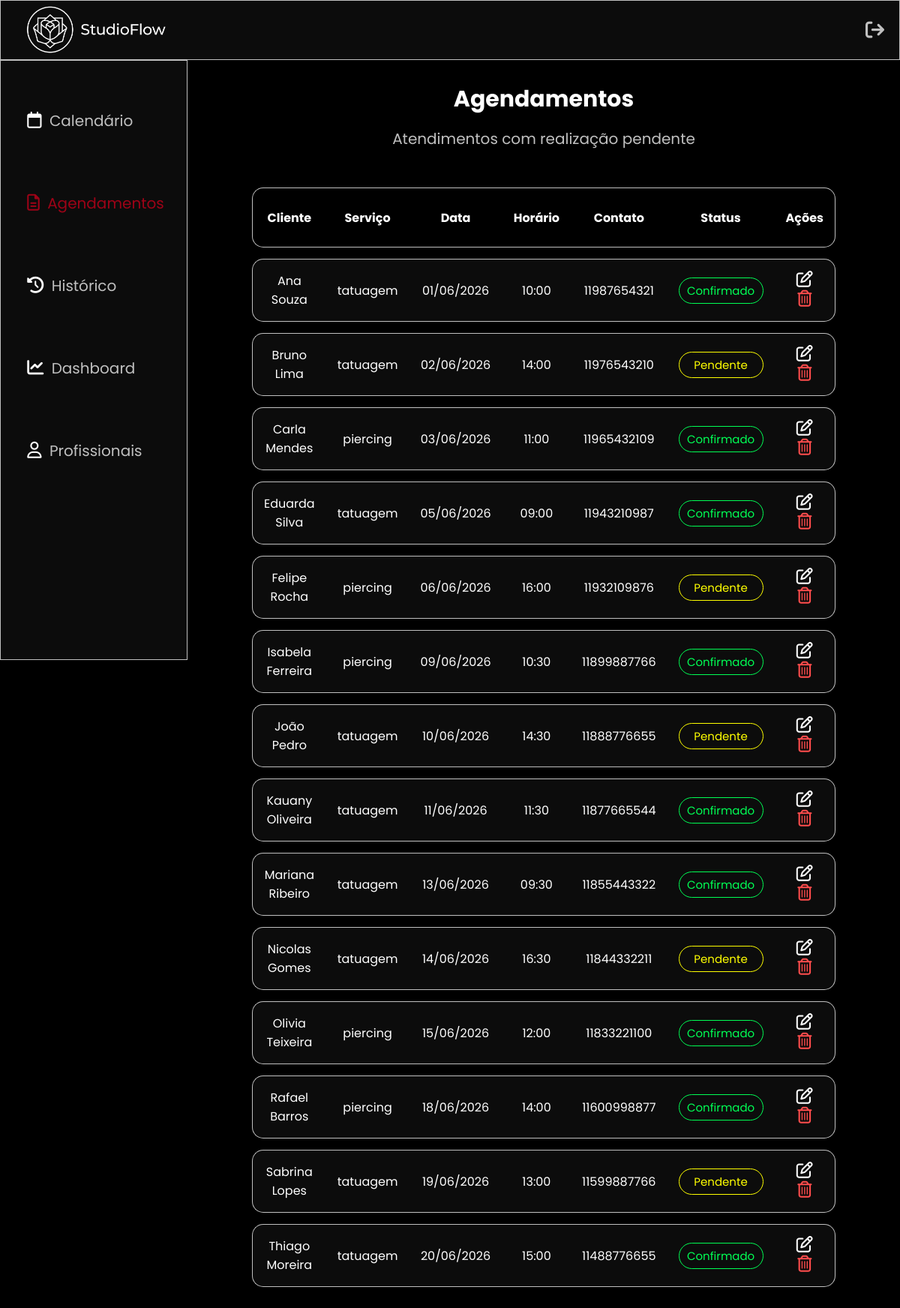
Screenshot of /frontend/admin/agendamentos.php with the database file from the repository.
### tables this page shows
CREATE TABLE agendamento (
    id_agendamento INT AUTO_INCREMENT PRIMARY KEY,
    id_cliente INT NOT NULL,
    id_profissional INT NOT NULL,
    id_servicos INT NOT NULL,
    data_agen DATE NOT NULL,
    horario TIME NOT NULL,
    status_agendamento ENUM('pendente', 'confirmado', 'cancelado', 'finalizado') 
        DEFAULT 'pendente',

    FOREIGN KEY (id_cliente) REFERENCES cliente(id_cliente),
    FOREIGN KEY (id_profissional) REFERENCES profissional(id_profissional),
    FOREIGN KEY (id_servicos) REFERENCES servicos(id_servicos)
);

CREATE TABLE cliente (
    id_cliente INT AUTO_INCREMENT PRIMARY KEY,
    nome VARCHAR(100) NOT NULL,
    contato_cliente VARCHAR(20) NOT NULL,
    data_nasc DATE NOT NULL
);

CREATE TABLE servicos (
    id_servicos INT AUTO_INCREMENT PRIMARY KEY,
    tipo_servico ENUM('tatuagem', 'piercing') NOT NULL,
    estilo ENUM('fineline','realista','old_school','flash_tattoo','anime','lettering','blackout','cobertura'),
    regiao VARCHAR(20) NOT NULL,
    quantidade INT
);

### frontend/admin/agendamentos.php (the view, shortened to what this page needs)
<?php require_once '../../backend/conexao.php';
$sql = "SELECT
  agendamento.id_agendamento,
  cliente.nome,
  cliente.contato_cliente,
  servicos.tipo_servico,
  agendamento.data_agen,
  agendamento.horario,
  agendamento.status_agendamento
  FROM agendamento INNER JOIN cliente ON agendamento.id_cliente = cliente.id_cliente
  INNER JOIN servicos ON agendamento.id_servicos = servicos.id_servicos WHERE agendamento.status_agendamento IN ('pendente','confirmado')";
$stmt = $pdo->prepare($sql);
$stmt->execute();
?>
<!DOCTYPE html>
<html lang="pt-BR">
<head>
    <link rel="stylesheet" href="../../assets/css/admin.css">
    <link rel="stylesheet" href="https://cdnjs.cloudflare.com/ajax/libs/font-awesome/6.5.0/css/all.min.css">
</head>
<body>
    <header>
        <nav class="topbar">
            <a href="../index.php"><img src="../../assets/img/logo/logo-white.png" alt="StudioFlow" class="logo"></a>
            <a href="../login.php" class="logout"><i class="fa-solid fa-arrow-right-from-bracket"></i></a>
        </nav>
    </header>
    <aside>
        <nav class="sidebar">
            <div class="nav-links">
                <a href="calendario.php"><i class="fa-regular fa-calendar icon"></i> Calendário</a>
                <a href="agendamentos.php" style="color: var(--red);"><i class="fa-regular fa-file-lines icon" style="color: var(--red);"></i> Agendamentos</a>
                <a href="historico.php"><i class="fa-solid fa-clock-rotate-left icon" ></i> Histórico</a>
                <a href="dashboard.php"><i class="fa-solid fa-chart-line icon"></i> Dashboard</a>
                <a href="profissionais.php"><i class="fa-regular fa-user icon"></i> Profissionais</a>
            </div>
        </nav>
    </aside>
    <main>
        <h2>Agendamentos</h2>
        <p>Atendimentos com realização pendente</p>
        <table><br>
        <thead>
          <tr>
            <th>Cliente</th>
            <th>Serviço</th>
            <th>Data</th>
            <th>Horário</th>
            <th>Contato</th>
            <th>Status</th>
            <th>Ações</th>
          </tr>
        </thead>
        <tbody>
          <?php while($row = $stmt->fetch()) { ?>
            <tr>
              <td><?php echo htmlspecialchars($row['nome']); ?></td>
              <td><?php echo htmlspecialchars($row['tipo_servico']); ?></td>
              <td><?php echo date('d/m/Y', strtotime($row['data_agen'])); ?></td>
              <td><?php echo date('H:i', strtotime($row['horario'])); ?></td>
              <td><?php echo htmlspecialchars($row['contato_cliente']); ?></td>
              <td>
              <select name="status" class="status <?php echo $row['status_agendamento']; ?>" data-id="<?php echo $row['id_agendamento']; ?>">
              <option value="pendente" <?php if($row['status_agendamento'] == 'pendente') echo 'selected'; ?> class="pendente">Pendente</option>
              <option value="confirmado" <?php if($row['status_agendamento'] == 'confirmado') echo 'selected'; ?> class="confirmado">Confirmado</option>
            </select>
            </td>
            <td>
            <a href="editar-agendamento.php?id=<?php echo $row['id_agendamento']; ?>"><i class="fa-regular fa-pen-to-square icon"></i></a>
            <a href="../../backend/atualizar-status.php?excluir=<?php echo $row['id_agendamento']; ?>" onclick="return confirm('Deseja realmente excluir este agendamento?')">
            <i class="fa-regular fa-trash-can icon" style="color: var(--cancel);"></i></a>
            </td>
            </tr>
            <?php } ?>
          </tbody>
        </table>
      </main>
</body>
</html>

### assets/css/admin.css (style rules this page uses)
body { background-color: var(--bg) ; color: var(--white); }
.topbar { background-color: var(--dark); width: 100%; height: 80px; top: 0; position: fixed; padding: 0 20px ; display: flex; justify-content: space-between; align-items: center; border: 1px solid var(--light); z-index: 9999; }
.topbar a { display: flex; align-items: center; text-decoration: none; }
.logo { height: 80px; width: auto; }
.logout { color: var(--light); font-size: 25px; }
.sidebar { background-color: var(--dark); border: 1px solid var(--light); width: 250px; height: 100vh; position: fixed; top: 80px; left: 0; padding-top: 50px; justify-items: center; }
.nav-links a { display: block; color: var(--light); text-decoration: none; padding: 15px 20px; font-size: 20px; margin-bottom: 50px; }
main { margin-top: 80px; margin-left: 250px; padding: 30px; justify-items: center; text-align: center; }
h2 { color: var(--white); font-size: 30px; margin-bottom: 15px; }
p { color: var(--light); font-size: 20px; margin-bottom: 10px; }
.icon { font-size: 22px; color: var(--white); margin: 0 5px; }
table { width: 80%; border-collapse: separate; border-spacing: 0 15px; margin-bottom: 20px; }
thead th { padding: 15px; height: 80px; color: var(--white); border-top: 1px solid var(--light); border-bottom: 1px solid var(--light); }
thead th:first-child { border-left: 1px solid var(--light); border-radius: 15px 0 0 15px; }
thead th:last-child { border-right: 1px solid var(--light); border-radius: 0 15px 15px 0; }
tbody tr { height: 80px; background-color: var(--dark); }
td { height: 80px; padding: 15px; border-top: 1px solid var(--light); border-bottom: 1px solid var(--light); }
td:first-child { border-left: 1px solid var(--light); border-radius: 15px 0 0 15px; }
td:last-child { border-right: 1px solid var(--light); border-radius: 0 15px 15px 0; }
.status option { background-color: var(--gray) !important; }
.status { background-color: transparent; border: 1px solid var(--light); border-radius: 20px; padding: 8px 10px; font-size: 15px; color: var(--light); cursor: pointer; text-align: center; -webkit-appearance: none; }
.status.confirmado { color: var(--green); border-color: var(--green) !important; }
.status.pendente { color: var(--yellow); border-color: var(--yellow) !important; }

### assets/css/global.css (style rules this page uses)
* { margin: 0; padding: 0; box-sizing: border-box; font-family: 'Poppins', sans-serif; }
:root { --bg: #000; --dark: #0c0c0c; --red: #9d0317; --gray: #2a2a2a; --light: #c0c0c0; --white: #fff; --cancel: #ff4d4d; --blue: #006eff; --green: #00ff55; --yellow: #ffff00; }

### rows the page displays
agendamento: id_cliente.nome "Ana Souza", id_servicos.tipo_servico "tatuagem", data_agen "01/06/2026", horario "10:00", id_cliente.contato_cliente "11987654321", status "Confirmado"
agendamento: id_cliente.nome "Bruno Lima", id_servicos.tipo_servico "tatuagem", data_agen "02/06/2026", horario "14:00", id_cliente.contato_cliente "11976543210", status "Pendente"
agendamento: id_cliente.nome "Carla Mendes", id_servicos.tipo_servico "piercing", data_agen "03/06/2026", horario "11:00", id_cliente.contato_cliente "11965432109", status "Confirmado"
agendamento: id_cliente.nome "Eduarda Silva", id_servicos.tipo_servico "tatuagem", data_agen "05/06/2026", horario "09:00", id_cliente.contato_cliente "11943210987", status "Confirmado"
agendamento: id_cliente.nome "Felipe Rocha", id_servicos.tipo_servico "piercing", data_agen "06/06/2026", horario "16:00", id_cliente.contato_cliente "11932109876", status "Pendente"
agendamento: id_cliente.nome "Isabela Ferreira", id_servicos.tipo_servico "piercing", data_agen "09/06/2026", horario "10:30", id_cliente.contato_cliente "11899887766", status "Confirmado"
agendamento: id_cliente.nome "João Pedro", id_servicos.tipo_servico "tatuagem", data_agen "10/06/2026", horario "14:30", id_cliente.contato_cliente "11888776655", status "Pendente"
agendamento: id_cliente.nome "Kauany Oliveira", id_servicos.tipo_servico "tatuagem", data_agen "11/06/2026", horario "11:30", id_cliente.contato_cliente "11877665544", status "Confirmado"
agendamento: id_cliente.nome "Mariana Ribeiro", id_servicos.tipo_servico "tatuagem", data_agen "13/06/2026", horario "09:30", id_cliente.contato_cliente "11855443322", status "Confirmado"
agendamento: id_cliente.nome "Nicolas Gomes", id_servicos.tipo_servico "tatuagem", data_agen "14/06/2026", horario "16:30", id_cliente.contato_cliente "11844332211", status "Pendente"
agendamento: id_cliente.nome "Olivia Teixeira", id_servicos.tipo_servico "piercing", data_agen "15/06/2026", horario "12:00", id_cliente.contato_cliente "11833221100", status "Confirmado"
agendamento: id_cliente.nome "Rafael Barros", id_servicos.tipo_servico "piercing", data_agen "18/06/2026", horario "14:00", id_cliente.contato_cliente "11600998877", status "Confirmado"
agendamento: id_cliente.nome "Sabrina Lopes", id_servicos.tipo_servico "tatuagem", data_agen "19/06/2026", horario "13:00", id_cliente.contato_cliente "11599887766", status "Pendente"
agendamento: id_cliente.nome "Thiago Moreira", id_servicos.tipo_servico "tatuagem", data_agen "20/06/2026", horario "15:00", id_cliente.contato_cliente "11488776655", status "Confirmado"
